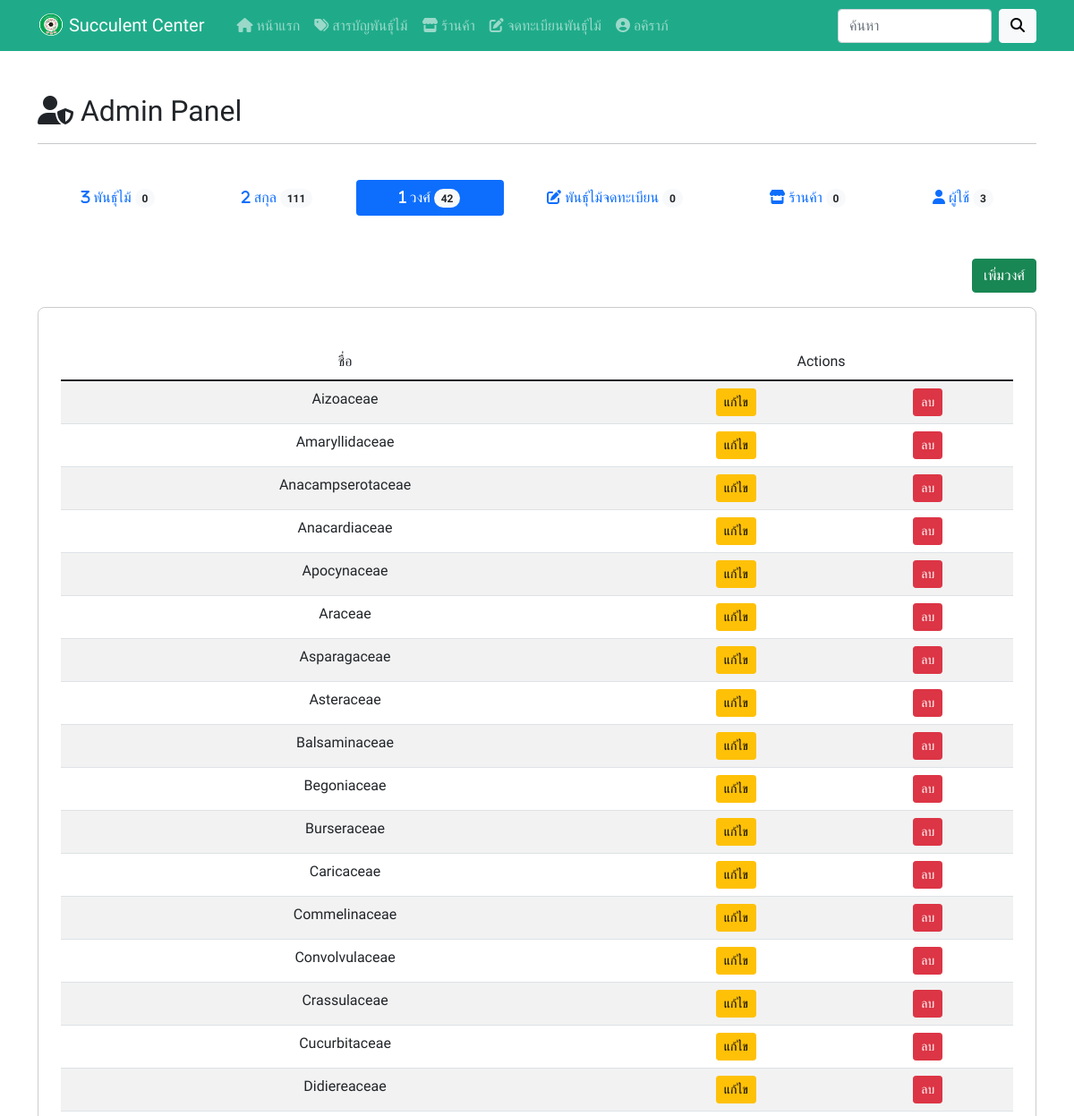
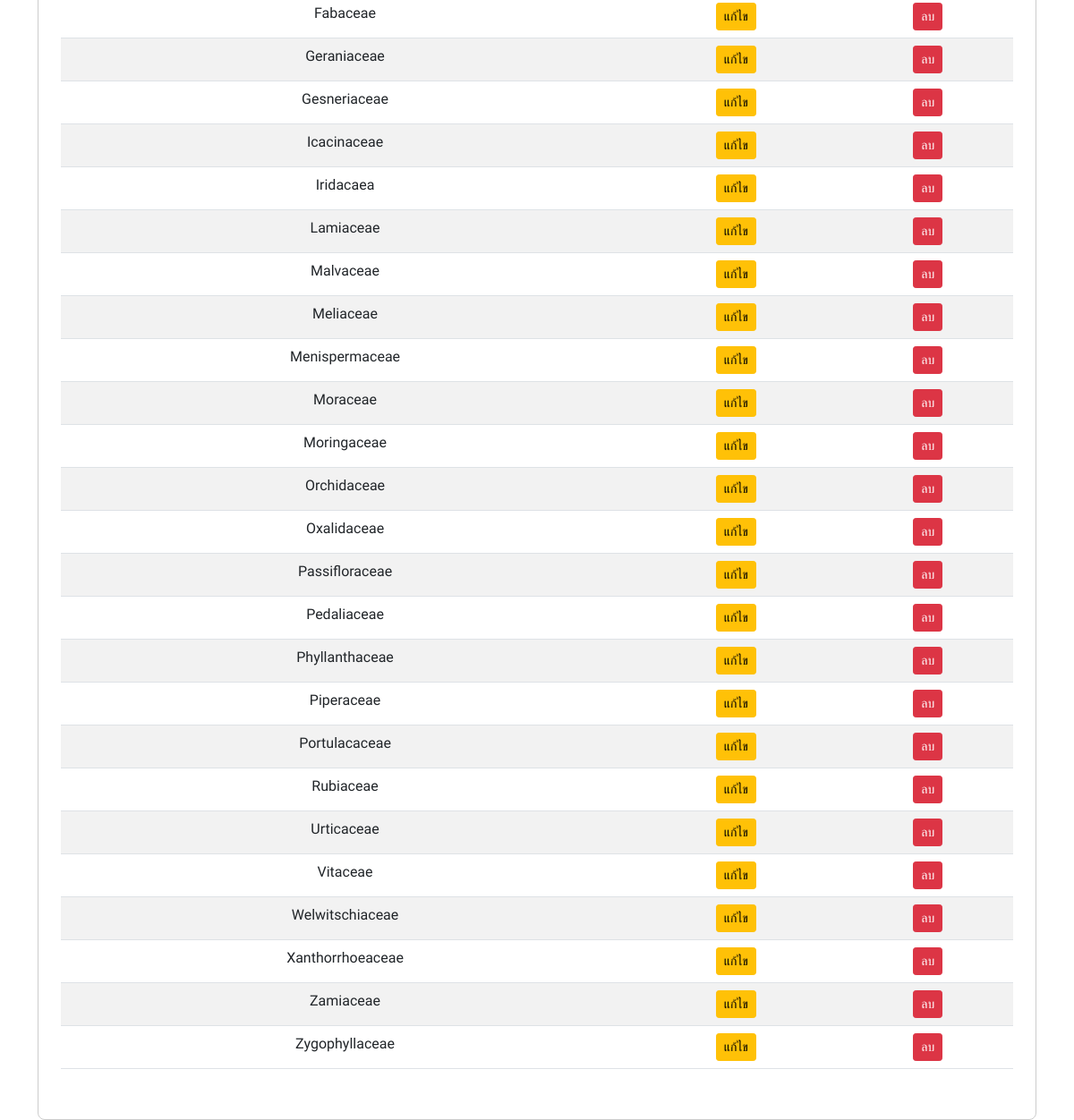
Page /admin.php?q=manageplantsfamily (signed in) on the committed database (2 pictures, top to bottom).
### tables this page shows
CREATE TABLE `users` (
  `user_id` int NOT NULL COMMENT 'หมายเลขกำกับผู้ใช้',
  `user_fname` varchar(255) NOT NULL COMMENT 'ชื่อผู้ใช้',
  `user_lname` varchar(255) NOT NULL COMMENT 'นามสกุล',
  `user_idcard` varchar(255) NOT NULL COMMENT 'บัตรประชาชน',
  `user_email` varchar(255) NOT NULL COMMENT 'อีเมล',
  `user_pass` varchar(255) NOT NULL COMMENT 'รหัสผ่าน',
  `user_role` enum('admin','user') NOT NULL DEFAULT 'user' COMMENT 'สิทธิ์',
  `user_timestamp` timestamp NOT NULL DEFAULT CURRENT_TIMESTAMP COMMENT 'ประทับเวลาผู้ใช้'
);

CREATE TABLE `plantsfamily` (
  `plantsfamily_id` int NOT NULL COMMENT 'หมายเลขกำกับวงศ์',
  `plantsfamily_name` varchar(255) NOT NULL COMMENT 'ชื่อวงศ์',
  `plantsfamily_detail` text NOT NULL COMMENT 'รายละเอียด',
  `plantsfamily_timestamp` timestamp NOT NULL DEFAULT CURRENT_TIMESTAMP COMMENT 'ประทับเวลาวงศ์'
);

### components/admins/manageplantsfamily.php (the view, shortened to what this page needs)
<br><br>
<p class="text-end">
    <button class="btn btn-success" data-bs-toggle="modal" data-bs-target="#add">เพิ่มวงศ์</button>
</p>
<div class="content">
    <table class="table table-striped table-hover table-responsive text-center">
        <thead>
            <tr>
                <td>ชื่อ</td>
                <td colspan="2">Actions</td>
            </tr>
        </thead>
        <tbody>
            <?php
            $stmt = $conn->query("SELECT * FROM plantsfamily ORDER BY plantsfamily_name ASC");
            $stmt->execute();
            $plantsfamilys = $stmt->fetchAll();
            if (!$plantsfamilys) {
                echo "<td colspan='2'>ไม่มีข้อมูล</td>";
            } else {
                foreach ($plantsfamilys as $plantsfamily) {
            ?>
                    <tr>
                        <td><?= $plantsfamily['plantsfamily_name']; ?></td>
                        <td><a href="./admin.php?q=manageplantsfamily&id=<?= $plantsfamily['plantsfamily_id']; ?>" class="btn btn-sm btn-warning">แก้ไข</a></td>
                        <td><a data-id="<?= $plantsfamily['plantsfamily_id']; ?>" href="./plantsfamily_db.php?delete=<?= $plantsfamily['plantsfamily_id']; ?>" class="btn btn-sm btn-danger delete-btn">ลบ</a></td>
                    </tr>
            <?php
                }
            }
            ?>
        </tbody>
    </table>
</div>

### components/nav-bar.php (shortened to what this page needs)
<nav class="navbar navbar-expand-lg navbar-dark" style="background-color: #1FAB89;">
    <div class="container">
        <a class="navbar-brand" href="./index.php">
            <img src="./assets/images/logo.png" alt="" width="30" height="25" class="mb-1">
            Succulent Center
        </a>
        <div class="collapse navbar-collapse" id="navbarSupportedContent">
            <div class="container">
                <ul class="navbar-nav me-auto mb-2 mb-lg-0">
                    <li class="nav-item">
                        <a class="nav-link <?php if (basename($_SERVER["SCRIPT_FILENAME"], '.php') == 'index') {
                                                echo 'active';
                                            } ?>" aria-current="page" href="./index.php"><i class="fa-solid fa-house"></i> หน้าแรก</a>
                    </li>
                    <li class="nav-item">
                        <a class="nav-link <?php if (basename($_SERVER["SCRIPT_FILENAME"], '.php') == 'category') {
                                                echo 'active';
                                            } ?>" href="./category.php?q=plantsfamily"><i class="fa-solid fa-tags"></i> สารบัญพันธุ์ไม้</a>
                    </li>
                    <li class="nav-item">
                        <a class="nav-link <?php if (basename($_SERVER["SCRIPT_FILENAME"], '.php') == 'shop') {
                                                echo 'active';
                                            } ?>" href="./shop.php"><i class="fa-solid fa-store"></i> ร้านค้า</a>
                    </li>
                    <li class="nav-item">
                        <a class="nav-link <?php if (basename($_SERVER["SCRIPT_FILENAME"], '.php') == 'form') {
                                                echo 'active';
                                            } ?>" href="./form.php"><i class="fa-solid fa-pen-to-square"></i> จดทะเบียนพันธุ์ไม้</a>
                    </li>
                    <?php if (isset($_SESSION['user'])) { ?>
                        <?php
                        $id = $_SESSION['user'];
                        $stmt = $conn->query("SELECT * FROM users WHERE user_id = $id");
                        $stmt->execute();
                        $user = $stmt->fetch();
                        ?>
                        <li class="nav-item dropdown">
                            <a class="nav-link <?php if (basename($_SERVER["SCRIPT_FILENAME"], '.php') == 'settings') {
                                                    echo 'active';
                                                } ?>" href="#" id="navbarDropdown" role="button" data-bs-toggle="dropdown" aria-expanded="false">
                                <i class="fa-solid fa-circle-user"></i> <?= $user['user_fname']; ?>
                            </a>
                        </li>
                    <?php } ?>
                </ul>
            </div>
            <form class="d-flex" method="get" action="search.php">
                <input class="form-control me-2" name="keyword" type="search" placeholder="ค้นหา" aria-label="Search" required>
                <button class="btn btn-light" name="search" type="submit"><i class="fa-solid fa-magnifying-glass"></i></button>
            </form>
        </div>
    </div>
</nav>

### components/head.php (style rules this page uses)
body { font-family: 'Kanit', sans-serif; }
.content { border: solid 1px #ccc; padding: 40px 25px 40px 25px; border-radius: 8px; }

### rows in the picture
users: user_fname "อคิราภ์"
plantsfamily: plantsfamily_name "Aizoaceae"
plantsfamily: plantsfamily_name "Amaryllidaceae"
plantsfamily: plantsfamily_name "Anacampserotaceae"
plantsfamily: plantsfamily_name "Anacardiaceae"
plantsfamily: plantsfamily_name "Apocynaceae"
plantsfamily: plantsfamily_name "Araceae"
plantsfamily: plantsfamily_name "Asparagaceae"
plantsfamily: plantsfamily_name "Asteraceae"
plantsfamily: plantsfamily_name "Balsaminaceae"
plantsfamily: plantsfamily_name "Begoniaceae"
plantsfamily: plantsfamily_name "Burseraceae"
plantsfamily: plantsfamily_name "Caricaceae"
plantsfamily: plantsfamily_name "Commelinaceae"
plantsfamily: plantsfamily_name "Convolvulaceae"
plantsfamily: plantsfamily_name "Crassulaceae"
plantsfamily: plantsfamily_name "Cucurbitaceae"
plantsfamily: plantsfamily_name "Didiereaceae"
plantsfamily: plantsfamily_name "Fabaceae"
plantsfamily: plantsfamily_name "Geraniaceae"
plantsfamily: plantsfamily_name "Gesneriaceae"
plantsfamily: plantsfamily_name "Icacinaceae"
plantsfamily: plantsfamily_name "Iridacaea"
plantsfamily: plantsfamily_name "Lamiaceae"
plantsfamily: plantsfamily_name "Malvaceae"
plantsfamily: plantsfamily_name "Meliaceae"
plantsfamily: plantsfamily_name "Menispermaceae"
plantsfamily: plantsfamily_name "Moraceae"
plantsfamily: plantsfamily_name "Moringaceae"
plantsfamily: plantsfamily_name "Orchidaceae"
plantsfamily: plantsfamily_name "Oxalidaceae"
plantsfamily: plantsfamily_name "Passifloraceae"
plantsfamily: plantsfamily_name "Pedaliaceae"
plantsfamily: plantsfamily_name "Phyllanthaceae"
plantsfamily: plantsfamily_name "Piperaceae"
plantsfamily: plantsfamily_name "Portulacaceae"
plantsfamily: plantsfamily_name "Rubiaceae"
plantsfamily: plantsfamily_name "Urticaceae"
plantsfamily: plantsfamily_name "Vitaceae"
plantsfamily: plantsfamily_name "Welwitschiaceae"
plantsfamily: plantsfamily_name "Xanthorrhoeaceae"
plantsfamily: plantsfamily_name "Zamiaceae"
plantsfamily: plantsfamily_name "Zygophyllaceae"

### other values in the picture
$nPlants "0"
$nPlantsgroup "111"
$nPlantsfamily "42"
$nPlantsform "0"
$nShop "0"
$nUsers "3"
